Frame 1 (no input): blank canvas, image omitted
Frame 60 (no input): blank canvas, image omitted
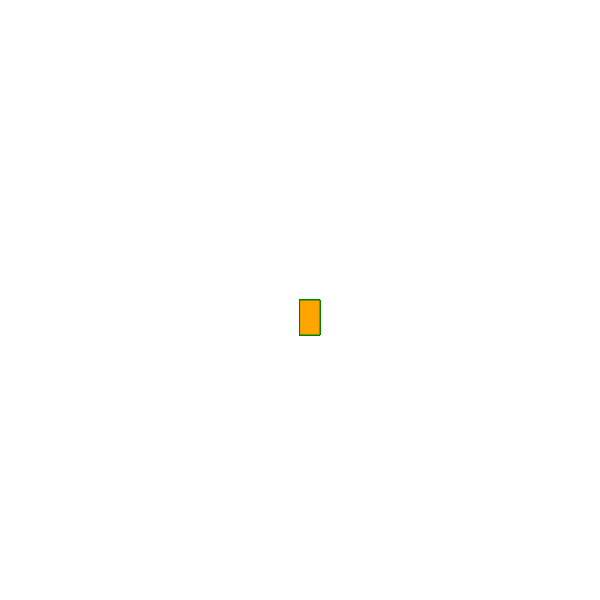
Frame 120 (the mouse pressed at the canvas centre since frame 60)

The p5.js sketch whose frames 1 and 60 were blank and that drew this single picture after the mouse press (run headless with seeded random() and noise() and a simulated clock; from frame 60 on, the mouse is pressed at the canvas centre):

// p5.js sketch
// ── sketch.js
function setup() {
    createCanvas(600, 600);
    background("white")
  }
  
  function draw() {
    
  
    stroke("green");
    fill("orange");
  
    // console.log(mouseIsPressed);
  
    if (mouseIsPressed) {
      rect(mouseX, mouseY, 20, 35);
    }
  }
  
